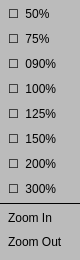
<?xml version="1.0" encoding="UTF-8"?>
<ui version="4.0">
 <class>ViewMenuDialog</class>
 <widget class="QDialog" name="ViewMenuDialog">
  <property name="geometry">
   <rect>
    <x>0</x>
    <y>0</y>
    <width>80</width>
    <height>260</height>
   </rect>
  </property>
  <property name="windowTitle">
   <string>Dialog</string>
  </property>
  <property name="styleSheet">
   <string notr="true">color: black;
background: #bbbbbb;
</string>
  </property>
  <layout class="QVBoxLayout" name="verticalLayout">
   <property name="spacing">
    <number>0</number>
   </property>
   <property name="leftMargin">
    <number>0</number>
   </property>
   <property name="topMargin">
    <number>0</number>
   </property>
   <property name="rightMargin">
    <number>0</number>
   </property>
   <property name="bottomMargin">
    <number>0</number>
   </property>
   <item>
    <widget class="QPushButton" name="z0_5">
     <property name="styleSheet">
      <string notr="true">QPushButton {
  color: black;
  background: #bbbbbb;
  border: none;
  text-align: left;
  padding: 4px 8px;
}
QPushButton:hover {
    background-color: #D0FFFF;
}
QPushButton:disabled {
  color: gray;
  background: #bbbbbb;
}
</string>
     </property>
     <property name="text">
      <string>☐  50%</string>
     </property>
     <property name="checkable">
      <bool>true</bool>
     </property>
    </widget>
   </item>
   <item>
    <widget class="QPushButton" name="z0_75">
     <property name="styleSheet">
      <string notr="true">QPushButton {
  color: black;
  background: #bbbbbb;
  border: none;
  text-align: left;
  padding: 4px 8px;
}
QPushButton:hover {
    background-color: #D0FFFF;
}
QPushButton:disabled {
  color: gray;
  background: #bbbbbb;
}
</string>
     </property>
     <property name="text">
      <string>☐  75%</string>
     </property>
     <property name="checkable">
      <bool>true</bool>
     </property>
     <property name="checked">
      <bool>false</bool>
     </property>
    </widget>
   </item>
   <item>
    <widget class="QPushButton" name="z0_9">
     <property name="styleSheet">
      <string notr="true">QPushButton {
  color: black;
  background: #bbbbbb;
  border: none;
  text-align: left;
  padding: 4px 8px;
}
QPushButton:hover {
    background-color: #D0FFFF;
}
QPushButton:disabled {
  color: gray;
  background: #bbbbbb;
}
</string>
     </property>
     <property name="text">
      <string>☐  090%</string>
     </property>
     <property name="checkable">
      <bool>true</bool>
     </property>
    </widget>
   </item>
   <item>
    <widget class="QPushButton" name="z1_0">
     <property name="styleSheet">
      <string notr="true">QPushButton {
  color: black;
  background: #bbbbbb;
  border: none;
  text-align: left;
  padding: 4px 8px;
}
QPushButton:hover {
    background-color: #D0FFFF;
}
QPushButton:disabled {
  color: gray;
  background: #bbbbbb;
}
</string>
     </property>
     <property name="text">
      <string>☐  100%</string>
     </property>
     <property name="checkable">
      <bool>true</bool>
     </property>
     <property name="checked">
      <bool>true</bool>
     </property>
    </widget>
   </item>
   <item>
    <widget class="QPushButton" name="z1_25">
     <property name="styleSheet">
      <string notr="true">QPushButton {
  color: black;
  background: #bbbbbb;
  border: none;
  text-align: left;
  padding: 4px 8px;
}
QPushButton:hover {
    background-color: #D0FFFF;
}
QPushButton:disabled {
  color: gray;
  background: #bbbbbb;
}
</string>
     </property>
     <property name="text">
      <string>☐  125%</string>
     </property>
     <property name="checkable">
      <bool>true</bool>
     </property>
    </widget>
   </item>
   <item>
    <widget class="QPushButton" name="z1_5">
     <property name="styleSheet">
      <string notr="true">QPushButton {
  color: black;
  background: #bbbbbb;
  border: none;
  text-align: left;
  padding: 4px 8px;
}
QPushButton:hover {
    background-color: #D0FFFF;
}
QPushButton:disabled {
  color: gray;
  background: #bbbbbb;
}
</string>
     </property>
     <property name="text">
      <string>☐  150%</string>
     </property>
     <property name="checkable">
      <bool>true</bool>
     </property>
    </widget>
   </item>
   <item>
    <widget class="QPushButton" name="z2_0">
     <property name="styleSheet">
      <string notr="true">QPushButton {
  color: black;
  background: #bbbbbb;
  border: none;
  text-align: left;
  padding: 4px 8px;
}
QPushButton:hover {
    background-color: #D0FFFF;
}
QPushButton:disabled {
  color: gray;
  background: #bbbbbb;
}
</string>
     </property>
     <property name="text">
      <string>☐  200%</string>
     </property>
     <property name="checkable">
      <bool>true</bool>
     </property>
    </widget>
   </item>
   <item>
    <widget class="QPushButton" name="z3_0">
     <property name="styleSheet">
      <string notr="true">QPushButton {
  color: black;
  background: #bbbbbb;
  border: none;
  text-align: left;
  padding: 4px 8px;
}
QPushButton:hover {
    background-color: #D0FFFF;
}
QPushButton:disabled {
  color: gray;
  background: #bbbbbb;
}
QPushButton {
  color: black;
  background: #bbbbbb;
  border: none;
  text-align: left;
  padding: 4px 8px;
}
QPushButton:hover {
    background-color: #D0FFFF;
}
QPushButton:disabled {
  color: gray;
  background: #bbbbbb;
}
</string>
     </property>
     <property name="text">
      <string>☐  300%</string>
     </property>
     <property name="checkable">
      <bool>true</bool>
     </property>
    </widget>
   </item>
   <item>
    <widget class="QFrame" name="frame">
     <property name="styleSheet">
      <string notr="true">color: black;
background: #bbbbbb;
</string>
     </property>
     <property name="frameShape">
      <enum>QFrame::Shape::HLine</enum>
     </property>
     <property name="frameShadow">
      <enum>QFrame::Shadow::Plain</enum>
     </property>
     <property name="midLineWidth">
      <number>1</number>
     </property>
    </widget>
   </item>
   <item>
    <widget class="QPushButton" name="Zoom_In">
     <property name="styleSheet">
      <string notr="true">QPushButton {
  color: black;
  background: #bbbbbb;
  border: none;
  text-align: left;
  padding: 4px 8px;
}
QPushButton:hover {
    background-color: #D0FFFF;
}
QPushButton:disabled {
  color: gray;
  background: #bbbbbb;
}
</string>
     </property>
     <property name="text">
      <string>Zoom In</string>
     </property>
    </widget>
   </item>
   <item>
    <widget class="QPushButton" name="Zoom_Out">
     <property name="styleSheet">
      <string notr="true">QPushButton {
  color: black;
  background: #bbbbbb;
  border: none;
  text-align: left;
  padding: 4px 8px;
}
QPushButton:hover {
    background-color: #D0FFFF;
}
QPushButton:disabled {
  color: gray;
  background: #bbbbbb;
}
</string>
     </property>
     <property name="text">
      <string>Zoom Out</string>
     </property>
    </widget>
   </item>
  </layout>
 </widget>
 <resources/>
 <connections/>
</ui>
